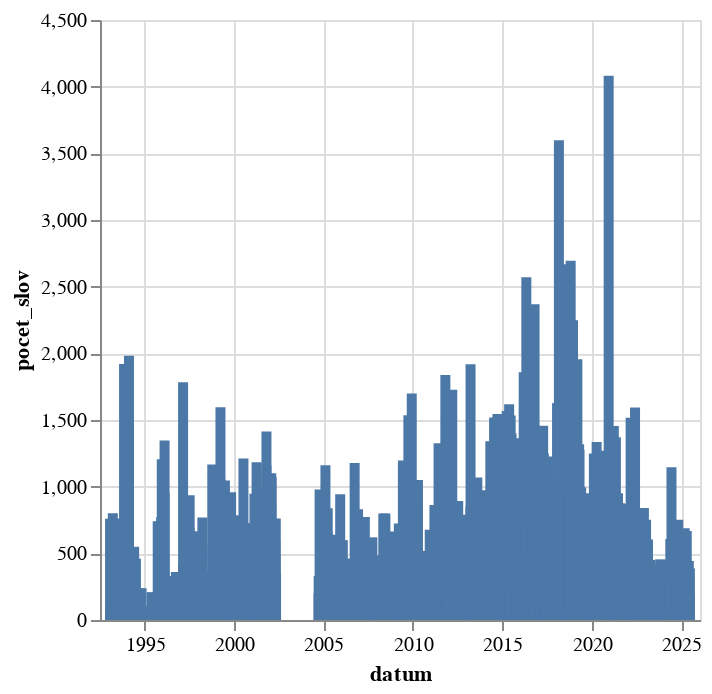

Here is the notebook cell this chart was saved with:
### Code cell
alt.Chart(
    df.filter(pl.col("mluvci").str.contains("Marek Benda")).sort(by="datum").group_by_dynamic(index_column="datum",every="1d").agg(pl.col("pocet_slov").sum()).to_pandas()
).mark_bar(
).encode(
    alt.X("datum:T"),
    alt.Y("pocet_slov:Q")
)

### Figure 1 — Vega-Lite specification as saved in the notebook (floating-point values rounded to 4 significant figures; data arrays with more than 128 entries replaced by an {"elided": "..."} marker saying what was removed)
{"config": {"view": {"continuousWidth": 300, "continuousHeight": 300}}, "data": {"name": "data-13fba12dae4013076df8d1ef22e081d9"}, "mark": {"type": "bar"}, "encoding": {"x": {"field": "datum", "type": "temporal"}, "y": {"field": "pocet_slov", "type": "quantitative"}}, "$schema": "https://vega.github.io/schema/vega-lite/v5.8.0.json", "datasets": {"data-13fba12dae4013076df8d1ef22e081d9": {"elided": "921 records"}}}
